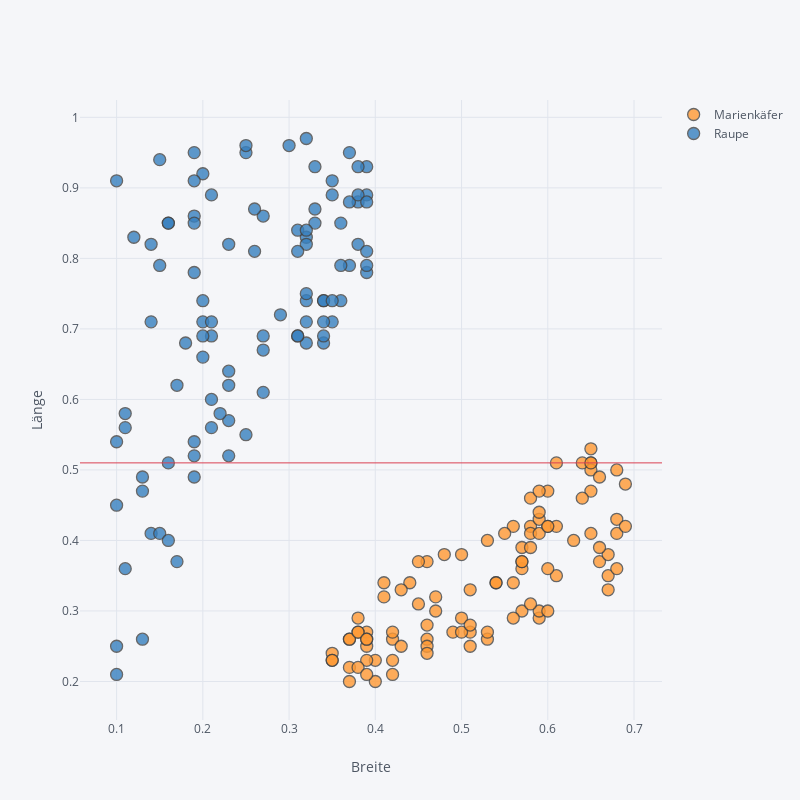

The notebook cell saved with this chart:
### Markdown cell above
<div class="alert alert-block alert-success">
Das obige Streudiagramm wird durch eine Kleinigkeit ergänzt.

### Code cell
df_kaefer.iplot(
    "scatter",
    mode="markers",
    x="Breite",
    y="Länge",
    categories="Insekt",
    hline=0.51,
    xTitle="Breite",
    yTitle="Länge",
    dimensions=(800, 800),
)
